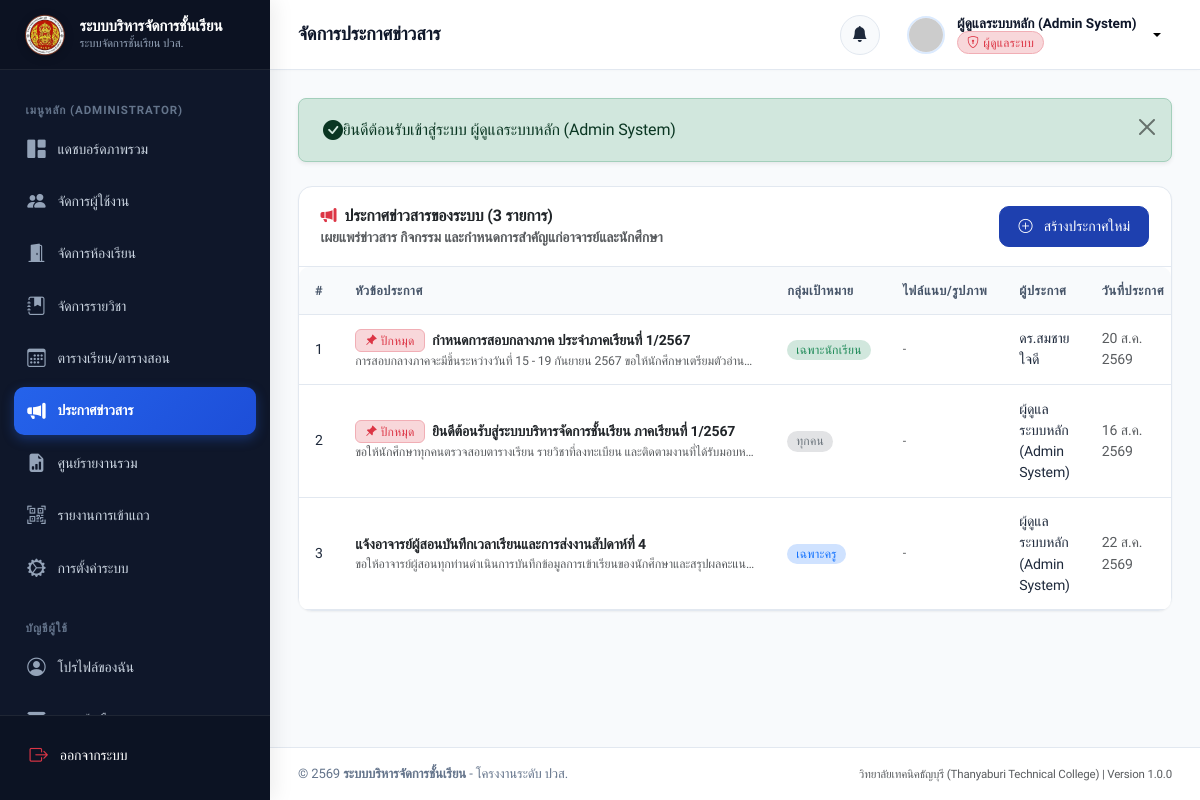
The page /admin/announcements.php (signed in) on the database its author committed.
### tables this page shows
CREATE TABLE `announcements` (
  `id` INT AUTO_INCREMENT PRIMARY KEY,
  `title` VARCHAR(255) NOT NULL,
  `content` TEXT NOT NULL,
  `target_role` ENUM('all', 'teacher', 'student') NOT NULL DEFAULT 'all',
  `image_attachment` VARCHAR(255) DEFAULT NULL,
  `file_attachment` VARCHAR(255) DEFAULT NULL,
  `author_id` INT NOT NULL,
  `is_pinned` TINYINT(1) NOT NULL DEFAULT 0,
  `created_at` DATETIME NOT NULL DEFAULT CURRENT_TIMESTAMP,
  `updated_at` DATETIME NOT NULL DEFAULT CURRENT_TIMESTAMP ON UPDATE CURRENT_TIMESTAMP,
  CONSTRAINT `fk_announcements_author` FOREIGN KEY (`author_id`) REFERENCES `users` (`id`) ON DELETE CASCADE,
  INDEX `idx_announcements_pinned` (`is_pinned`)
);

CREATE TABLE `users` (
  `id` INT AUTO_INCREMENT PRIMARY KEY,
  `username` VARCHAR(50) NOT NULL UNIQUE,
  `password` VARCHAR(255) NOT NULL,
  `role` ENUM('admin', 'teacher', 'student') NOT NULL DEFAULT 'student',
  `email` VARCHAR(100) NOT NULL UNIQUE,
  `full_name` VARCHAR(100) NOT NULL,
  `phone` VARCHAR(20) DEFAULT NULL,
  `avatar` VARCHAR(255) DEFAULT NULL,
  `status` ENUM('active', 'inactive') NOT NULL DEFAULT 'active',
  `created_at` DATETIME NOT NULL DEFAULT CURRENT_TIMESTAMP,
  `updated_at` DATETIME NOT NULL DEFAULT CURRENT_TIMESTAMP ON UPDATE CURRENT_TIMESTAMP,
  INDEX `idx_users_role` (`role`),
  INDEX `idx_users_status` (`status`)
);

### admin/announcements.php (the view, shortened to what this page needs)
<?php
require_once __DIR__ . '/../includes/csrf.php';
require_once __DIR__ . '/../includes/functions.php';
$announcements = $pdo->query("
    SELECT a.*, u.full_name as author_name
    FROM announcements a
    LEFT JOIN users u ON a.author_id = u.id
    ORDER BY a.is_pinned DESC, a.created_at DESC
")->fetchAll();
require_once __DIR__ . '/../includes/header.php';
require_once __DIR__ . '/../includes/sidebar.php';
require_once __DIR__ . '/../includes/navbar.php';
?>
<div class="card">
    <div class="card-header flex-column flex-md-row gap-3 align-items-start align-items-md-center">
        <div>
            <h5 class="card-title mb-0"><i class="bi bi-megaphone-fill text-danger"></i> ประกาศข่าวสารของระบบ (<?= count($announcements) ?> รายการ)</h5>
            <div class="small text-muted">เผยแพร่ข่าวสาร กิจกรรม และกำหนดการสำคัญแก่อาจารย์และนักศึกษา</div>
        </div>
        <div>
            <button type="button" class="btn btn-primary" data-bs-toggle="modal" data-bs-target="#addAnnModal">
                <i class="bi bi-plus-circle me-1"></i> สร้างประกาศใหม่
            </button>
        </div>
    </div>
    <div class="table-responsive">
        <table class="table table-hover align-middle mb-0">
            <thead>
                <tr>
                    <th style="width: 50px;">#</th>
                    <th>หัวข้อประกาศ</th>
                    <th>กลุ่มเป้าหมาย</th>
                    <th>ไฟล์แนบ/รูปภาพ</th>
                    <th>ผู้ประกาศ</th>
                    <th>วันที่ประกาศ</th>
                </tr>
            </thead>
            <tbody>
                <?php if (empty($announcements)): ?>
                    <tr>
                        <td colspan="7" class="text-center py-5 text-muted">
                            <i class="bi bi-inbox fs-1 d-block mb-2"></i>
                            ยังไม่มีรายการประกาศในระบบ
                        </td>
                    </tr>
                <?php else: ?>
                    <?php foreach ($announcements as $idx => $ann): ?>
                        <tr>
                            <td><?= $idx + 1 ?></td>
                            <td>
                                <div>
                                    <?php if ($ann['is_pinned']): ?>
                                        <span class="badge bg-danger-subtle text-danger border border-danger-subtle me-1"><i class="bi bi-pin-angle-fill"></i> ปักหมุด</span>
                                    <?php endif; ?>
                                    <span class="fw-semibold text-dark"><?= htmlspecialchars($ann['title']) ?></span>
                                </div>
                                <div class="small text-muted text-truncate" style="max-width: 400px;">
                                    <?= htmlspecialchars(mb_substr($ann['content'], 0, 100)) ?>...
                                </div>
                            </td>
                            <td>
                                <?php if ($ann['target_role'] === 'all'): ?>
                                    <span class="badge bg-secondary-subtle text-secondary rounded-pill">ทุกคน</span>
                                <?php elseif ($ann['target_role'] === 'teacher'): ?>
                                    <span class="badge bg-primary-subtle text-primary rounded-pill">เฉพาะครู</span>
                                <?php else: ?>
                                    <span class="badge bg-success-subtle text-success rounded-pill">เฉพาะนักเรียน</span>
                                <?php endif; ?>
                            </td>
                            <td>
                                <div class="d-flex gap-1">
                                    <?php if (empty($ann['image_attachment']) && empty($ann['file_attachment'])): ?>
                                        <span class="text-muted small">-</span>
                                    <?php endif; ?>
                                </div>
                            </td>
                            <td class="small"><?= htmlspecialchars($ann['author_name'] ?? 'แอดมิน') ?></td>
                            <td class="small text-muted"><?= formatThaiDate($ann['created_at'], false, true) ?></td>
                        </tr>
                    <?php endforeach; ?>
                <?php endif; ?>
            </tbody>
        </table>
    </div>
</div>
<?php require_once __DIR__ . '/../includes/footer.php'; ?>

### assets/css/style.css (style rules this page uses)
:root { --primary: #1e40af; --primary-hover: #1d4ed8; --primary-light: #eff6ff; --primary-rgb: 30, 64, 175; --secondary: #475569; --accent: #3b82f6; --accent-light: #dbeafe; --success: #10b981; --success-light: #ecfdf5; --warning: #f59e0b; --warning-light: #fffbeb; --danger: #ef4444; --danger-light: #fef2f2; --info: #06b6d4; --info-light: #ecfeff; --dark: #0f172a; --dark-surface: #1e293b; --light-bg: #f8fafc; --card-bg: #ffffff; --border-color: #e2e8f0; --border-focus: #93c5fd; --text-main: #1e293b; --text-muted: #64748b; --text-light: #94a3b8; --sidebar-width: 270px; --topbar-height: 70px; --radius-sm: 0.375rem; --radius-md: 0.625rem; --radius-lg: 0.875rem; --radius-xl: 1.25rem; --shadow-sm: 0 1px 2px 0 rgb(0 0 0 / 0.05); --shadow-md: 0 4px 6px -1px rgb(0 0 0 / 0.07), 0 2px 4px -2px rgb(0 0 0 / 0.05); --shadow-lg: 0 10px 15px -3px rgb(0 0 0 / 0.08), 0 4px 6px -4px rgb(0 0 0 / 0.04); --shadow-xl: 0 20px 25px -5px rgb(0 0 0 / 0.1), 0 8px 10px -6px rgb(0 0 0 / 0.05); --transition: all 0.2s cubic-bezier(0.4, 0, 0.2, 1); }
* { box-sizing: border-box; }
body { font-family: 'Prompt', -apple-system, BlinkMacSystemFont, 'Segoe UI', Roboto, sans-serif; background-color: var(--light-bg); color: var(--text-main); min-height: 100vh; margin: 0; display: flex; flex-direction: column; overflow-x: hidden; letter-spacing: -0.01em; }
h1, h2, h3, h4, h5, h6 { color: var(--dark); font-weight: 600; line-height: 1.35; }
.card { background-color: var(--card-bg); border: 1px solid var(--border-color); border-radius: var(--radius-lg); box-shadow: var(--shadow-sm); transition: var(--transition); margin-bottom: 1.5rem; }
.card-header { background-color: transparent; border-bottom: 1px solid var(--border-color); padding: 1.15rem 1.35rem; display: flex; align-items: center; justify-content: space-between; font-weight: 600; }
.card-header .card-title { margin: 0; font-size: 1rem; font-weight: 600; display: flex; align-items: center; gap: 0.5rem; }
.btn { font-family: inherit; font-weight: 500; padding: 0.55rem 1.15rem; border-radius: var(--radius-md); transition: var(--transition); display: inline-flex; align-items: center; justify-content: center; gap: 0.45rem; font-size: 0.88rem; }
.btn-primary { background-color: var(--primary); border-color: var(--primary); }
.table-responsive { border-radius: var(--radius-md); overflow-x: auto; }
.table { width: 100%; margin-bottom: 0; vertical-align: middle; border-color: var(--border-color); }
.table th { background-color: #f8fafc; color: var(--secondary); font-size: 0.8rem; font-weight: 600; text-transform: uppercase; letter-spacing: 0.04em; padding: 0.85rem 1rem; border-bottom: 1px solid var(--border-color); white-space: nowrap; }
.table td { padding: 0.85rem 1rem; font-size: 0.88rem; color: var(--text-main); border-bottom: 1px solid var(--border-color); }
.badge { font-weight: 500; font-size: 0.75rem; padding: 0.35em 0.75em; letter-spacing: 0.02em; }

### rows shown on the page
announcements: is_pinned 1 (drawn), title "กำหนดการสอบกลางภาค ประจำภาคเรียนที่ 1/2567", content "การสอบกลางภาคจะมีขึ้นระหว่างวันที่ 15 - 19 กันยายน 2567 ขอให้นักศึกษาเตรียมตัวอ่าน…", target_role "เฉพาะนักเรียน", author.full_name "ดร.สมชาย ใจดี", created_at "20 ส.ค. 2569"
announcements: is_pinned 1 (drawn), title "ยินดีต้อนรับสู่ระบบบริหารจัดการชั้นเรียน ภาคเรียนที่ 1/2567", content "ขอให้นักศึกษาทุกคนตรวจสอบตารางเรียน รายวิชาที่ลงทะเบียน และติดตามงานที่ได้รับมอบห…", target_role "ทุกคน", author.full_name "ผู้ดูแลระบบหลัก (Admin System)", created_at "16 ส.ค. 2569"
announcements: title "แจ้งอาจารย์ผู้สอนบันทึกเวลาเรียนและการส่งงานสัปดาห์ที่ 4", content "ขอให้อาจารย์ผู้สอนทุกท่านดำเนินการบันทึกข้อมูลการเข้าเรียนของนักศึกษาและสรุปผลคะแน…", target_role "เฉพาะครู", author.full_name "ผู้ดูแลระบบหลัก (Admin System)", created_at "22 ส.ค. 2569"

### other values the page prints
APP_NAME "ระบบบริหารจัดการชั้นเรียน"
$pageTitle "จัดการประกาศข่าวสาร"
$currentUser['full_name'] "ผู้ดูแลระบบหลัก (Admin System)"
$msg "ยินดีต้อนรับเข้าสู่ระบบ ผู้ดูแลระบบหลัก (Admin System)"
count($announcements) "3"
APP_SUBTITLE "วิทยาลัยเทคนิคธัญบุรี (Thanyaburi Technical College)"
APP_VERSION "1.0.0"
